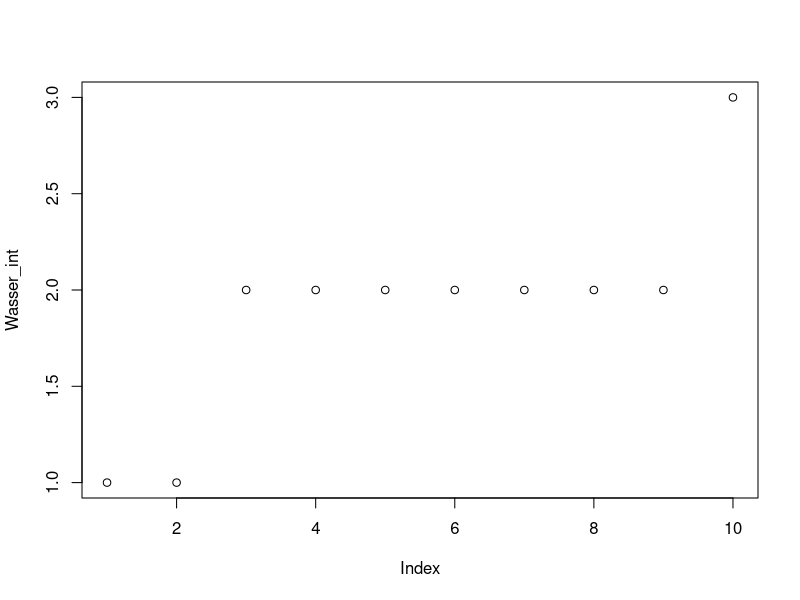
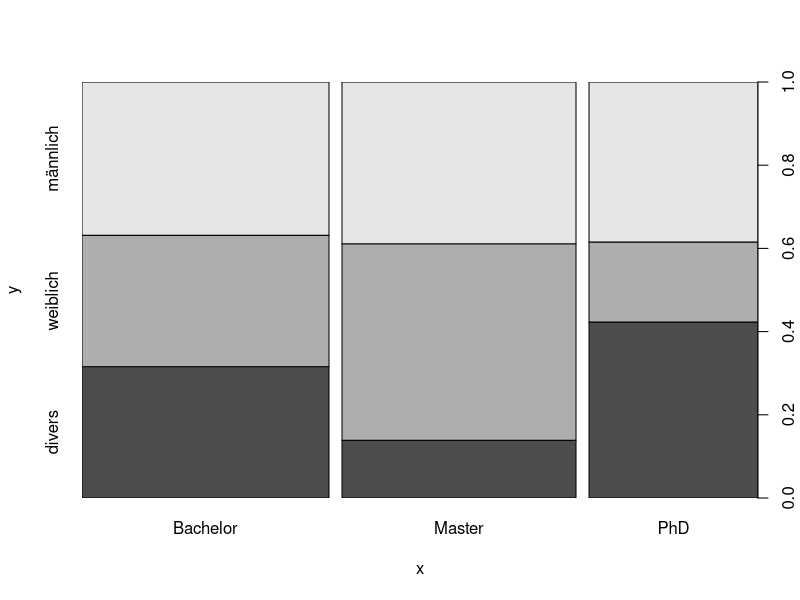
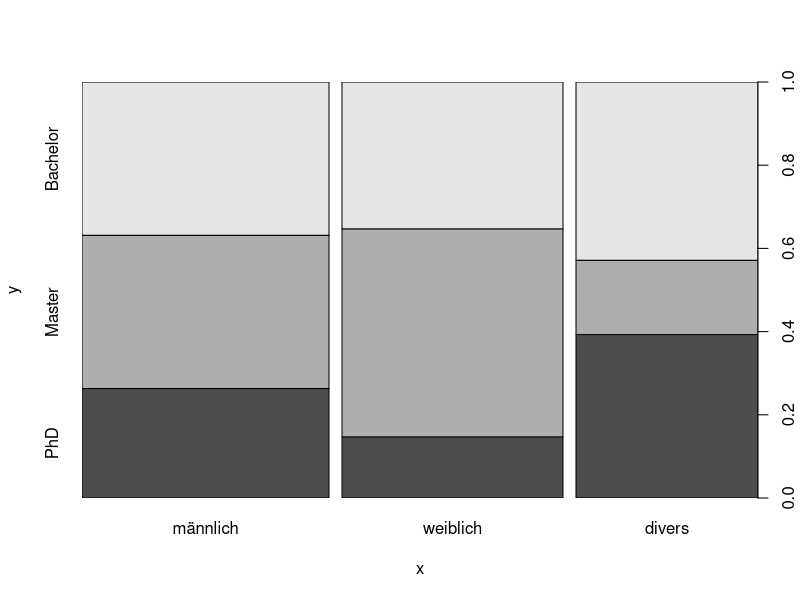

These figures' R source, in order:
# 5th assignment sheet
# course: Explorative Data analysis Using R
# author: Felix Reichel K12008176

# 1.
# a.
Abschluss <- factor(c(2, 2, 1, 3, 1, 2), 
                    levels = c(1:3), labels = c("Bachelor", "Master", "PhD"))
Abschluss

# b.
class(Abschluss)
typeof(Abschluss)
attributes(Abschluss)
# Zusätzliche Attribute ggü. Vektor sind in unseren Bsp. $levels und $class
structure(Abschluss)

# c.
# 1.
AkademischerGrad <- c("BSc", "MSc", "Dr.")
# 2.
Index <- as.integer(Abschluss)
Index
# 3.
AkademischerGrad[Index]
# Es wird für jeden Index im Vektor AkademischerGrad der entsprechende AkademischerGrad zurückgegeben.
# Das entsprich bei unserem Faktor Abschluss dem Label für das jeweilige Level.

# d.
levels(Abschluss) <- AkademischerGrad
Abschluss

#e.
is.ordered(Abschluss)

AbschlussGeordnet <- ordered(Abschluss)
is.ordered(AbschlussGeordnet)

AbschlussGeordnet[3] < AbschlussGeordnet[6]
Abschluss[3] < Abschluss[6] # Funktioniert nicht, weil nicht 'meaningful' für diesen Faktor.



#2.
#a.
data <- c(-4, 0, 10, 23, 24, 26.5, 67, 99, 100, 120)
Wasser <- cut(x = data, labels = c("fest", "flüssig", "gasförmig"), breaks = c(-Inf, 0, 100, Inf))

class(Wasser)         # Geben Sie die Klasse
levels(Wasser)        # die Kategorien, 
nlevels(Wasser)       # Anzahl der Kategorien
is.ordered(Wasser)    # = nicht geordneter Factor

#b.
WasserOhne <- cut(x = data, breaks = c(-Inf, 0, 100, Inf))
WasserOhne 
# A: Die nächste Intervallgrenze wird immer noch in der aktuellen Kategorie eingeschlossen,
# also durch ein geschlossenes Intervall (right bracket)
# Konkret: 0 ist daher noch in (-Inf,0]

cut(x = data, breaks = c(-Inf, 0, 100, Inf), right = FALSE) # 0 ist in [0,100)
Wasser2 <-cut(x = data, labels = c("fest", "flüssig", "gasförmig"), breaks = c(-Inf, 0, 100, Inf), right = FALSE)
Wasser2

# c.

Wasser2 <- relevel(Wasser2, ref = "flüssig")
Wasser2 <- ordered(Wasser2)

Wasser2[5] <- "gasförmig"
Wasser2[9] <- "gasförmig"

Wasser2

Wasser2[1] <- "plasma"
# Nein ist nicht möglich, da es keine gültige Faktor-Kategorie ist.


# d.
Wasser2 <- Wasser2[2:10]
Wasser2 <- droplevels(Wasser2, "fest")
Wasser2

# e.
Wasser_int <- as.integer(Wasser)
Wasser_chr <- as.character(Wasser)
print(Wasser_int)
print(Wasser_chr)
summary(Wasser_int)
summary(Wasser_chr)
plot(Wasser_int)
# plot(Wasser_chr)


# BONUS

# a.
unclass(Abschluss)

#1b.
class(Abschluss)
typeof(Abschluss)
attributes(Abschluss)
structure(Abschluss)

# => Unclass gibt eine Kopie zurück ohne dem $class Attribute

#b.
sample_data <- sample(c(1:3), 100, replace = TRUE)
Abschluss <- factor(sample_data, levels = c(1:3), labels = c("Bachelor", "Master", "PhD"))
Abschluss

#c.

data <- sample(c("m", "f", "d"), 100, replace = TRUE)
Geschlecht <- factor(data, levels = c("m", "f", "d"), labels = c("männlich", "weiblich", "divers"))
Geschlecht

#d.
plot(Abschluss, Geschlecht)
plot(Geschlecht, Abschluss)

#e.

